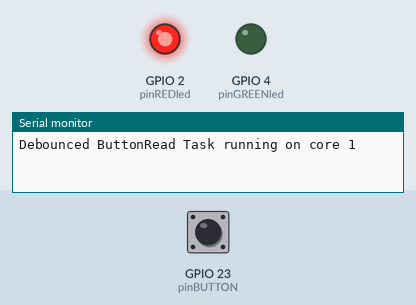
This sketch was run on a simulated ESP32. Shown: output pins drawn as LEDs (lit = HIGH), the last lines printed to the serial monitor. The inputs (shaded band) are chosen by the test bench; at power-on: GPIO 23 (pinBUTTON) HIGH.

Above: at 1.2 s.
1.3 s: GPIO 23 (pinBUTTON) pulled LOW for 0.15 s
At 2.6 s:
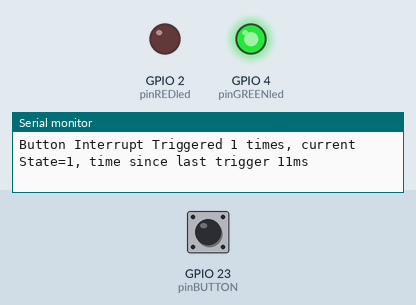
2.9 s: GPIO 23 (pinBUTTON) pulled LOW for 3.2 s
At 3.2 s:
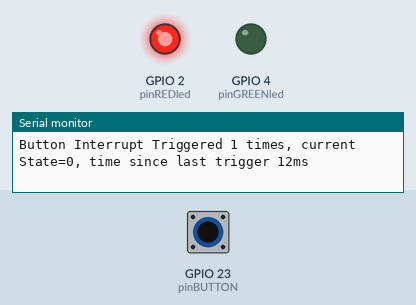
Timing chart, 0 to 7.6 s (numbered marks = the images above; inputs shaded):
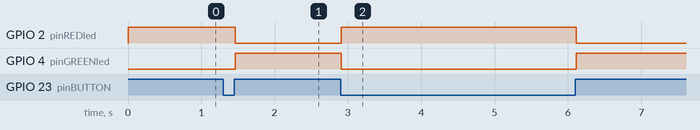

The sketch:

CodeESP32Interrupt.ino
```cpp
#define pinBUTTON    23 //pino de interrupção (botão)
#define DEBOUNCETIME 10 //tempo máximo de debounce para o botão (ms)

#define pinREDled    2 //pino do led VERMELHO
#define pinGREENled  4 //pino do led VERDE

//É DECLARADA VOLÁTIL PORQUE SERÁ COMPARTILHADA PELO ISR E PELO CÓDIGO PRINCIPAL
volatile int numberOfButtonInterrupts = 0; //número de vezes que a interrupção foi executada
volatile bool lastState; //guarda o último estado do botão quando ocorreu a interrupção
volatile uint32_t debounceTimeout = 0; //guarda o tempo de debounce

//variáveis para controle dentro do loop
uint32_t saveDebounceTimeout;
bool saveLastState;
int save;

// For setting up critical sections (enableinterrupts and disableinterrupts not available)
// used to disable and interrupt interrupts
// Para configurar seções críticas (interrupções de ativação e interrupções de desativação não disponíveis)
// usado para desabilitar e interromper interrupções
portMUX_TYPE mux = portMUX_INITIALIZER_UNLOCKED;

// Interrupt Service Routine - Keep it short!
//Interrupção
//Interrompe a rotina de serviço
//IRAM_ATTR --> é utilizado para indicar que esse trecho de código ficará na seção do barramento de instruções da RAM (maior velocidade) e não na Flash
//portENTER_CRITICAL_ISR /´portEXIT_CRITICAL_ISR --> Isso é necessário porque a variável que vamos usar também é alterada pelo loop principal,
                                                    //como visto anteriormente, e precisamos evitar problemas de acesso simultâneo.
void IRAM_ATTR handleButtonInterrupt() {
    portENTER_CRITICAL_ISR(&mux);
      numberOfButtonInterrupts++;
      lastState = digitalRead(pinBUTTON);
      debounceTimeout = xTaskGetTickCount(); //versão do millis () que funciona a partir da interrupção //version of millis() that works from interrupt
    portEXIT_CRITICAL_ISR(&mux);
}


void setup()
{
  Serial.begin(115200);
  String taskMessage = "Debounced ButtonRead Task running on core ";
  taskMessage = taskMessage + xPortGetCoreID();
  Serial.println(taskMessage); //mostra o core que o botão está executando

  // set up button Pin
  pinMode (pinREDled, OUTPUT);
  pinMode (pinGREENled, OUTPUT);

  pinMode(pinBUTTON, INPUT_PULLUP);  // Pull up to 3.3V on input - some buttons already have this done

  attachInterrupt(digitalPinToInterrupt(pinBUTTON), handleButtonInterrupt, CHANGE);   //configura a interrupção do botão no evento CHANGE para a função handleButtonInterrupt

  digitalWrite(pinREDled, HIGH); //inicializa o LED VERMELHO como aceso
}

void loop()
{
    portENTER_CRITICAL_ISR(&mux); // início da seção crítica
      save  = numberOfButtonInterrupts;
      saveDebounceTimeout = debounceTimeout;
      saveLastState  = lastState;
    portEXIT_CRITICAL_ISR(&mux); // fim da seção crítica

    bool currentState = digitalRead(pinBUTTON); //recupera o estado atual do botão

    //se o estado do botão mudou, atualiza o tempo de debounce
    if(currentState != saveLastState)
    {
      saveDebounceTimeout = millis();
    }

    //se o tempo passado foi maior que o configurado para o debounce e o número de interrupções ocorridas é maior que ZERO (ou seja, ocorreu alguma), realiza os procedimentos
    if( (millis() - saveDebounceTimeout) > DEBOUNCETIME && (save != 0) )
    {
           //se o botão está pressionado
           //liga o led verde e apaga o vermelho
           //caso contrário
           //liga o led vermelho e apaga o verde
           if(currentState) {
              digitalWrite(pinGREENled, HIGH);
              digitalWrite(pinREDled, LOW);
            }
            else{
              digitalWrite(pinGREENled, LOW);
              digitalWrite(pinREDled, HIGH);
            }
            Serial.printf("Button Interrupt Triggered %d times, current State=%u, time since last trigger %dms\n", save, currentState, millis() - saveDebounceTimeout);
            portENTER_CRITICAL_ISR(&mux);  //início da seção crítica
              numberOfButtonInterrupts = 0; // reconhece que o botão foi pressionado e reseta o contador de interrupção //acknowledge keypress and reset interrupt counter
            portEXIT_CRITICAL_ISR(&mux); //fim da seção crítica
    }
}
```

Measured:
- after the input at 1.3 s, GPIO 2 (pinREDled): HIGH → LOW after 0.16 s; GPIO 4 (pinGREENled): LOW → HIGH after 0.16 s
- after the input at 2.9 s, GPIO 2 (pinREDled): LOW → HIGH at once, → LOW 3.2 s later; GPIO 4 (pinGREENled): HIGH → LOW at once, → HIGH 3.2 s later
